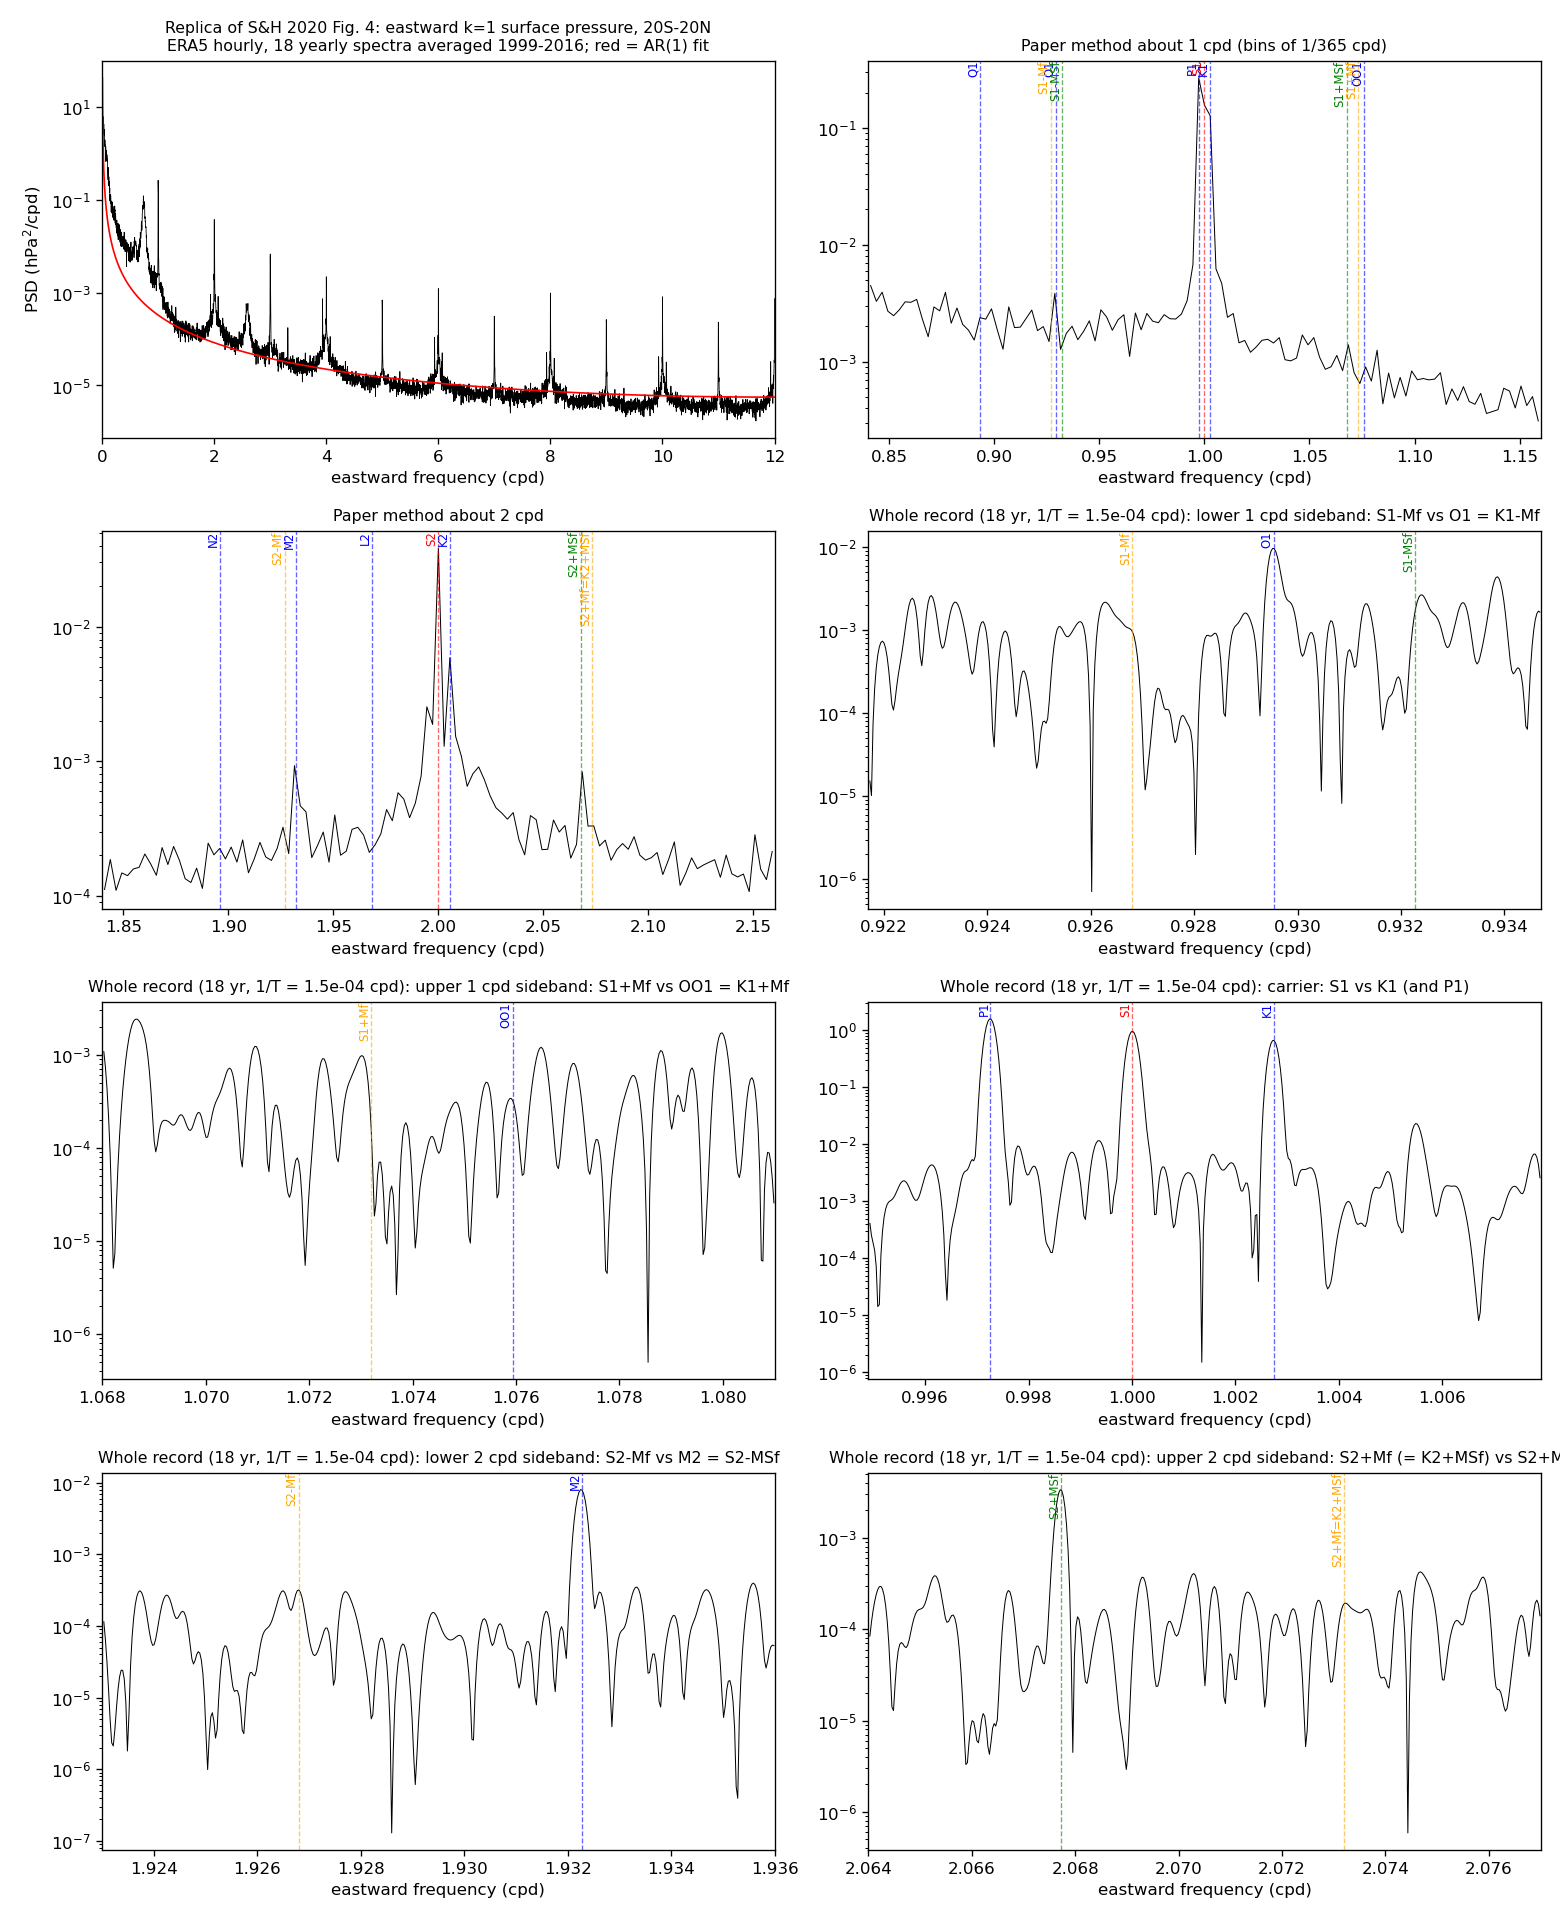

The Python source for this figure:
"""Eastward zonal-wavenumber-1 spectrum of ERA5 hourly tropical surface pressure (20S-20N), 2026-10-25.
Reproduces the analysis discussed at geoenergymath.com/the-just-so-story-narrative/ (after Sakazaki & Hamilton 2020, JAS):
look for ~13.66 day (Mf) satellite sidebands about the daily carrier.

Steps: cos(lat)-weighted mean over 20S-20N -> p(t, lon); wavenumber-1 coefficient c(t) = <p e^{-i lon}>_lon;
the FFT of the complex c(t) separates propagation: with this sign convention an EASTWARD wave cos(lon - w t)
appears at NEGATIVE frequency -w, a westward one (the sun-following migrating tide) at +w (checked below on a synthetic).
Whole-record periodogram (Hann taper), so line frequencies are resolved to ~1/T: with T of decades the
S1 +/- Mf sidebands (0.92680 / 1.07320 cpd) are separable from the lunar K1 +/- Mf = O1 / OO1 (0.92954 / 1.07594 cpd).
Input  data/era5_sp_hourly_*.nc (fetch_sp.py).  Output  wn1_spectrum.png, wn1_lines.json, wn1_coef.npy
usage: python3 wn1_spectrum.py [first year, default 1979] [last year, default 2016 as in the paper]"""
import glob, json, os, sys
import netCDF4 as nc
import numpy as np
import matplotlib
matplotlib.use("Agg")
import matplotlib.pyplot as plt

HERE = os.path.dirname(os.path.abspath(__file__))
YA = int(sys.argv[1]) if len(sys.argv) > 1 else 1979
YB = int(sys.argv[2]) if len(sys.argv) > 2 else 2016
# mean-longitude rates (cpd): moon s, sun h, lunar perigee p; tidal lines as Doodson combinations with the solar day
SR, HR, PR = 1 / 27.321582, 1 / 365.242199, 1 / 3232.6054     # moon, sun, lunar perigee (8.85 yr) rates, cpd
MF, MSF, MM = 2 * SR, 2 * SR - 2 * HR, SR - PR                       # 13.661 d, 14.765 d, 27.555 d
S1, K1, P1, O1, OO1, Q1 = 1.0, 1 + HR, 1 - HR, 1 - 2 * SR + HR, 1 + 2 * SR + HR, 1 - 3 * SR + HR + PR
S2, K2, M2, N2, L2 = 2.0, 2 + 2 * HR, 2 - 2 * SR + 2 * HR, 2 - 3 * SR + 2 * HR + PR, 2 - SR + 2 * HR - PR
# identities: O1 = K1 - Mf, OO1 = K1 + Mf, M2 = S2 - MSf, S2 + Mf = K2 + MSf; S1 -/+ Mf = O1/OO1 - h


def load():
    T, C = [], []
    for fn in sorted(glob.glob(os.path.join(HERE, "data", "era5_sp_hourly_*.nc"))):
        if not YA <= int(os.path.basename(fn)[15:19]) <= YB:
            continue
        ds = nc.Dataset(fn)
        tv = ds.variables["valid_time" if "valid_time" in ds.variables else "time"]
        hours = nc.date2num(nc.num2date(tv[:], tv.units), "hours since 1970-01-01")
        lat = np.asarray(ds.variables["latitude"][:]); lon = np.asarray(ds.variables["longitude"][:])
        sp = np.asarray(ds.variables["sp"][:], float).squeeze() / 100.0           # Pa -> hPa, (time, lat, lon)
        w = np.cos(np.deg2rad(lat)); p = (sp * w[None, :, None]).sum(axis=1) / w.sum()
        C.append((p * np.exp(-1j * np.deg2rad(lon))[None, :]).mean(axis=1)); T.append(np.asarray(hours))
        ds.close()
    t = np.concatenate(T); c = np.concatenate(C); o = np.argsort(t); t, c = t[o], c[o]
    keep = np.concatenate([[True], np.diff(t) > 0]); t, c = t[keep], c[keep]
    gaps = np.diff(t) != 1
    if gaps.any():
        print(f"note: {gaps.sum()} gaps in the hourly record (years still downloading?); the direct DFT uses actual times")
    return t, c


def check_sign():
    lon = np.deg2rad(np.arange(0, 360, 5.0)); t = np.arange(240) / 24.0
    east = np.cos(lon[None, :] - 2 * np.pi * 1.0 * t[:, None])
    c = (east * np.exp(-1j * lon)[None, :]).mean(axis=1); f = np.fft.fftfreq(len(t), 1 / 24.0)
    assert np.isclose(f[np.argmax(np.abs(np.fft.fft(c)))], -1.0), "sign convention"


def dft(t, c, freqs):
    """Direct DFT at the actual sample times (hours), Hann taper over the full span; freqs in cpd, signed
    (numpy sign: eastward lines at negative f). Works across gaps without interpolation.  Returns hPa^2 per cpd."""
    td = (t - t[0]) / 24.0; w = np.hanning(len(t)) if not (np.diff(t) != 1).any() else 0.5 - 0.5 * np.cos(2 * np.pi * td / td[-1])
    x = (c - c.mean()) * w; P = np.empty(len(freqs))
    for i0 in range(0, len(freqs), 64):
        fr = freqs[i0:i0 + 64]; P[i0:i0 + 64] = np.abs(np.exp(-2j * np.pi * np.outer(fr, td)) @ x) ** 2
    return P / (w ** 2).sum() / 24.0


def yearly_spectrum(t, c):
    """Sakazaki & Hamilton (2020) section 2b: first 365 days of each calendar year, linear trend removed,
    untapered DFT (df = 1/365 cpd), P = 2|q|^2/df, averaged over the years. Same e^{-i lon} projection as above."""
    import datetime as dt
    base = dt.datetime(1970, 1, 1); n = 365 * 24; S = []; yrs = []
    for y in range(int(1970 + t[0] / 8766) - 1, int(1970 + t[-1] / 8766) + 2):
        h0 = (dt.datetime(y, 1, 1) - base).total_seconds() / 3600; i0 = np.searchsorted(t, h0)
        if i0 + n > len(t) or t[i0] != h0 or t[i0 + n - 1] != h0 + n - 1:
            continue
        x = c[i0:i0 + n]; tt = np.arange(n); A = np.vstack([tt, np.ones(n)]).T
        x = x - A @ np.linalg.lstsq(A, x, rcond=None)[0]
        q = np.fft.fft(x) / n; S.append(2 * 365.0 * np.abs(q) ** 2); yrs.append(y)
    return np.fft.fftfreq(n, 1 / 24.0), (np.mean(S, axis=0) if S else None), yrs


def peak(f, P, f0, half):
    m = (f > f0 - half) & (f < f0 + half); i = np.argmax(P[m]); return float(f[m][i]), float(P[m][i])


def bg(f, P, f0, lo, hi):
    m = (np.abs(f - f0) > lo) & (np.abs(f - f0) < hi); return float(np.median(P[m]))


check_sign()
t, c = load(); np.save(os.path.join(HERE, "wn1_coef.npy"), np.column_stack([t, c.real, c.imag]))
years = len(t) / 24 / 365.25; df = 1 / (len(t) / 24.0)
y0 = 1970 + t[0] / 24 / 365.25; print(f"{len(t)} hours, {years:.2f} yr from {y0:.2f}; Rayleigh resolution {df:.2e} cpd")
span = (t[-1] - t[0]) / 24.0; df = 1 / span; print(f"span {span / 365.25:.2f} yr; resolution 1/span = {df:.2e} cpd")
res_step = df / 4

# candidate lines: every harmonic n = 1..6 with Mf and MSf sidebands, plus the named lunar/lunisolar tides
cand = {}
for n in range(1, 7):
    cand.update({f"S{n}": float(n), f"S{n}-Mf": n - MF, f"S{n}+Mf": n + MF, f"S{n}-MSf": n - MSF, f"S{n}+MSf": n + MSF})
cand.update({"K1": K1, "P1": P1, "O1": O1, "OO1": OO1, "Q1": Q1, "K2": K2, "M2": M2, "N2": N2, "L2": L2,
             "M3": 1.5 * M2, "M4": 2 * M2, "MS4": M2 + 2, "S1-Mm": 1 - MM, "S1+Mm": 1 + MM})
half = 2.5 * df; res = {"hours": int(len(t)), "years": years, "start": y0, "span_yr": span / 365.25, "rayleigh_cpd": df,
                        "snr_note": "peak power over the median of 82 frequencies 0.01-0.03 cpd either side; "
                                    "for a chi^2(2) background SNR 10 is p~1e-3 per independent bin", "lines": {}}
bgf = np.concatenate([np.linspace(-0.03, -0.01, 41), np.linspace(0.01, 0.03, 41)])
for direction, sgn in (("east", -1), ("west", 1)):
    for k, f0 in cand.items():
        ff = f0 + np.arange(-half, half + res_step, res_step); pk = dft(t, c, sgn * ff); i = np.argmax(pk)
        fp, pp = float(ff[i]), float(pk[i]); b = float(np.median(dft(t, c, sgn * (f0 + bgf))))
        res["lines"][f"{direction}:{k}"] = {"nominal_cpd": f0, "peak_cpd": fp, "offset_in_bins": (fp - f0) / df,
                                            "power": pp, "amp_hPa": float(np.sqrt(pp * df)), "snr": pp / b}
print(f"whole record: line search +/-{half / df:.1f} Rayleigh bins; offset in bins; SNR = peak / local median")
for direction in ("east", "west"):
    print(f"  {direction:5s}" + "".join(f"{k:>16s}" for k in ("carrier", "-Mf", "+Mf", "-MSf", "+MSf")))
    for n in range(1, 7):
        row = [res["lines"][f"{direction}:S{n}{x}"] for x in ("", "-Mf", "+Mf", "-MSf", "+MSf")]
        print(f"  n={n}  " + "".join(f"{r['snr']:9.1f} ({r['offset_in_bins']:+4.1f})" for r in row))
    print("  lunar " + "  ".join(f"{k} {res['lines'][f'{direction}:{k}']['snr']:.1f}" for k in
                                 ("K1", "P1", "O1", "OO1", "Q1", "M2", "N2", "L2", "K2", "M3", "M4", "MS4")))

# paper method (Fig. 4 replica) + AR(1) background fitted to the log spectrum, harmonics +/-0.05 cpd excluded (their Eq. 4)
fy, Py, yrs = yearly_spectrum(t, c)
fe_y = -fy; m12 = (fe_y > 0) & (fe_y <= 12); fx, Px = fe_y[m12], Py[m12]; o = np.argsort(fx); fx, Px = fx[o], Px[o]
keep = np.abs(fx - np.round(fx)) > 0.05; keep &= np.round(fx) > 0
from scipy.optimize import least_squares
G = lambda q, f: q[0] ** 2 / (1 + q[1] ** 2 - 2 * q[1] * np.cos(2 * np.pi * f / 24.0))
fit = least_squares(lambda q: np.log(G(q, fx[keep])) - np.log(Px[keep]), [0.05, 0.9], bounds=([1e-6, 0], [10, 0.99999]))
res["yearly"] = {"years": yrs, "ar1_sigma": float(fit.x[0]), "ar1_r": float(fit.x[1]), "lines": {}}
for k, f0 in cand.items():
    i = np.argmin(np.abs(fx - f0)); j = slice(max(i - 1, 0), i + 2); jj = j.start + int(np.argmax(Px[j]))
    b = np.median(Px[(np.abs(fx - f0) > 0.01) & (np.abs(fx - f0) < 0.03)])
    res["yearly"]["lines"][f"east:{k}"] = {"bin_cpd": float(fx[jj]), "bin_offset": int(jj - i), "snr": float(Px[jj] / b),
                                           "over_ar1": float(Px[jj] / G(fit.x, fx[jj]))}
print(f"paper method: {len(yrs)} yearly spectra {yrs[0]}-{yrs[-1]}, AR(1) r = {fit.x[1]:.5f}")
for n in range(1, 5):
    print(f"  n={n} " + "  ".join(f"{x or 'carrier'} {res['yearly']['lines'][f'east:S{n}{x}']['snr']:.1f}"
                                  for x in ("", "-Mf", "+Mf", "-MSf", "+MSf")))
json.dump(res, open(os.path.join(HERE, "wn1_lines.json"), "w"), indent=1)


def mark(a, lines):
    for name, fr, col in lines:
        a.axvline(fr, color=col, lw=0.8, alpha=0.6, ls="--")
        a.text(fr, 1.0, name, rotation=90, va="top", ha="right", fontsize=7, color=col, transform=a.get_xaxis_transform())


def panel(a, f, P, lo, hi, title, lines):
    m = (f > lo) & (f < hi); a.semilogy(f[m], P[m], lw=0.6, color="k"); a.set_xlim(lo, hi)
    mark(a, [l for l in lines if lo < l[1] < hi]); a.set_title(title, fontsize=9.5); a.set_xlabel("eastward frequency (cpd)")


LN = [("S1", S1, "r"), ("K1", K1, "b"), ("P1", P1, "b"), ("O1", O1, "b"), ("OO1", OO1, "b"), ("Q1", Q1, "b"),
      ("S1-Mf", S1 - MF, "orange"), ("S1+Mf", S1 + MF, "orange"), ("S1-MSf", S1 - MSF, "g"), ("S1+MSf", S1 + MSF, "g"),
      ("S2", S2, "r"), ("K2", K2, "b"), ("M2", M2, "b"), ("N2", N2, "b"), ("L2", L2, "b"),
      ("S2-Mf", S2 - MF, "orange"), ("S2+Mf=K2+MSf", S2 + MF, "orange"), ("S2+MSf", S2 + MSF, "g")]
fig, axs = plt.subplots(4, 2, figsize=(13, 16))
a = axs[0, 0]; a.semilogy(fx, Px, lw=0.5, color="k"); a.semilogy(fx, G(fit.x, fx), color="r", lw=1)
a.set_xlim(0, 12); a.set_xlabel("eastward frequency (cpd)"); a.set_ylabel("PSD (hPa$^2$/cpd)")
a.set_title(f"Replica of S&H 2020 Fig. 4: eastward k=1 surface pressure, 20S-20N\n"
            f"ERA5 hourly, {len(yrs)} yearly spectra averaged {yrs[0]}-{yrs[-1]}; red = AR(1) fit", fontsize=9.5)
panel(axs[0, 1], fx, Px, 0.84, 1.16, "Paper method about 1 cpd (bins of 1/365 cpd)", LN)
panel(axs[1, 0], fx, Px, 1.84, 2.16, "Paper method about 2 cpd", LN)
W = 0.0065
for a, ctr, ttl in ((axs[1, 1], 0.9282, "lower 1 cpd sideband: S1-Mf vs O1 = K1-Mf"),
                    (axs[2, 0], 1.0745, "upper 1 cpd sideband: S1+Mf vs OO1 = K1+Mf"),
                    (axs[2, 1], 1.0014, "carrier: S1 vs K1 (and P1)"),
                    (axs[3, 0], 1.9295, "lower 2 cpd sideband: S2-Mf vs M2 = S2-MSf"),
                    (axs[3, 1], 2.0705, "upper 2 cpd sideband: S2+Mf (= K2+MSf) vs S2+MSf")):
    fz = np.arange(ctr - W, ctr + W, df / 5)
    panel(a, fz, dft(t, c, -fz), ctr - W, ctr + W, f"Whole record ({span / 365.25:.0f} yr, 1/T = {df:.1e} cpd): {ttl}", LN)
fig.tight_layout(); fig.savefig(os.path.join(HERE, "wn1_spectrum.png"), dpi=120); print("wrote wn1_spectrum.png")
